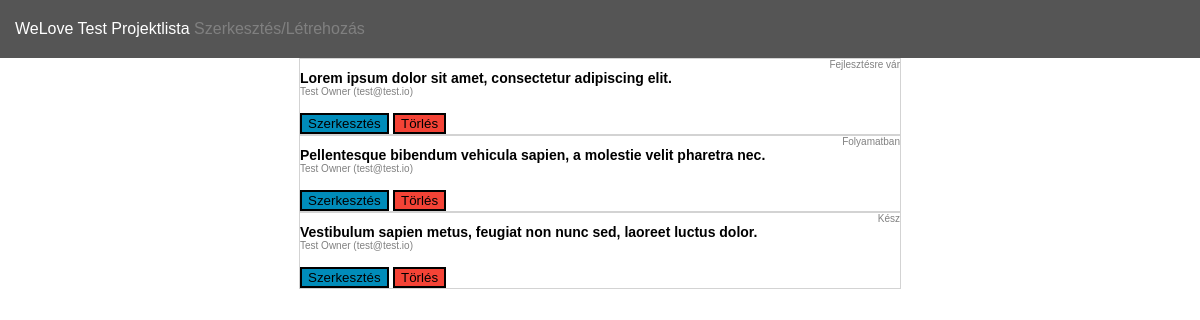
The page / on the database its author committed.
### tables this page shows
CREATE TABLE `projects` (
  `id` int(11) NOT NULL,
  `title` varchar(150) NOT NULL,
  `description` mediumtext NOT NULL
);

CREATE TABLE `statuses` (
  `id` int(11) NOT NULL,
  `key` varchar(45) NOT NULL,
  `name` varchar(45) NOT NULL
);

CREATE TABLE `owners` (
  `id` int(11) NOT NULL,
  `name` varchar(150) NOT NULL,
  `email` varchar(150) NOT NULL
);

### index.php (the view, shortened to what this page needs)
<!DOCTYPE html>
<html lang="hu">
<head>
	<link href="main.css" type="text/css" rel="stylesheet">
</head>
<body>
	<div class="topnav">WeLove Test
		<a class="active" href="index.php">Projektlista</a>
		<a href="edit_create.php?id=">Szerkesztés/Létrehozás</a>
	</div>
</body>
<?php
global $connection;
$query = 'SELECT projects.id AS id, projects.title AS title, statuses.name AS status, owners.name AS owner, owners.email AS email
		  FROM projects
		  LEFT JOIN project_status_pivot ON projects.id = project_status_pivot.project_id
		  LEFT JOIN statuses ON statuses.id = project_status_pivot.status_id
		  LEFT JOIN project_owner_pivot ON projects.id = project_owner_pivot.project_id
		  LEFT JOIN owners ON owners.id = project_owner_pivot.owner_id';
$result = $connection->prepare($query);
$result->execute();
while ($row = $result->fetch(PDO::FETCH_ASSOC, PDO::FETCH_ORI_NEXT)) {
	print('<form class="center">');
	print('<div class="status">'.$row["status"].'</div>');
  print('<div class="title">'.$row["title"].'</div>');
	print('<div class="contact">'.$row["owner"].' ('.$row["email"].')</div>');
	print('<button class="buttonblue"><a href="edit_create.php?id='.$row["id"].'">Szerkesztés</a></button>
				 <button class="buttonred"><a href="deleteProject.php?id='.$row["id"].'">Törlés</a></button>');
	print('</form>');
}

### main.css (style rules this page uses)
body { font-family: Arial, sans-serif; margin: 0; }
a { color: black; text-decoration: none; }
.topnav { text-align: left; padding: 20px 15px; color: white; overflow: hidden; background-color: #555555; }
.topnav a { color: gray; }
.center { margin: auto; text-align: left; justify-content: center; align-items: center; width: 50%; border: 1px solid lightgray; }
.topnav a.active { color: white; }
.title { font-size: 14px; font-weight: bold; }
.contact { font-size: 10px; color: gray; }
.status { text-align: right; font-size: 10px; color: gray; }
.buttonblue { border-style: inherit; background-color: #008CBA; color: white; }
.buttonred { border-style: inherit; background-color: #f44336; color: white; }

### rows shown on the page
projects: statuses.name "Fejlesztésre vár", title "Lorem ipsum dolor sit amet, consectetur adipiscing elit.", owners.name "Test Owner", owners.email "test@test.io"
projects: statuses.name "Folyamatban", title "Pellentesque bibendum vehicula sapien, a molestie velit pharetra nec.", owners.name "Test Owner", owners.email "test@test.io"
projects: statuses.name "Kész", title "Vestibulum sapien metus, feugiat non nunc sed, laoreet luctus dolor.", owners.name "Test Owner", owners.email "test@test.io"
